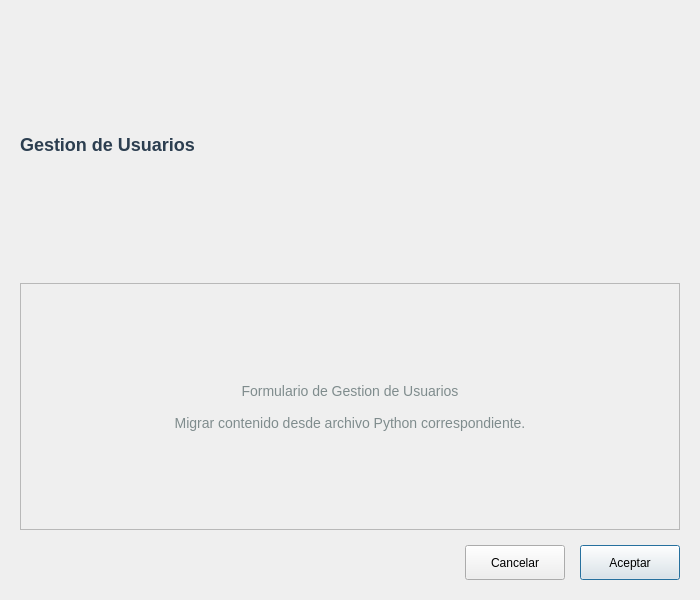
<?xml version="1.0" encoding="UTF-8"?>
<ui version="4.0">
 <class>UserManagementDialog</class>
 <widget class="QDialog" name="UserManagementDialog">
  <property name="geometry">
   <rect>
    <x>0</x>
    <y>0</y>
    <width>700</width>
    <height>600</height>
   </rect>
  </property>
  <property name="windowTitle">
   <string>Gestion de Usuarios</string>
  </property>
  <property name="modal">
   <bool>true</bool>
  </property>
  <layout class="QVBoxLayout" name="mainLayout">
   <property name="spacing">
    <number>15</number>
   </property>
   <property name="leftMargin">
    <number>20</number>
   </property>
   <property name="topMargin">
    <number>20</number>
   </property>
   <property name="rightMargin">
    <number>20</number>
   </property>
   <property name="bottomMargin">
    <number>20</number>
   </property>
   
   <item>
    <widget class="QLabel" name="lblTitle">
     <property name="text">
      <string>Gestion de Usuarios</string>
     </property>
     <property name="styleSheet">
      <string>font-size: 18px; font-weight: bold; color: #2c3e50;</string>
     </property>
    </widget>
   </item>
   
   <item>
    <widget class="QFrame" name="frameContent">
     <property name="frameShape">
      <enum>QFrame::StyledPanel</enum>
     </property>
     <layout class="QVBoxLayout" name="contentLayout">
      <item>
       <widget class="QLabel" name="lblPlaceholder">
        <property name="text">
         <string>Formulario de Gestion de Usuarios

Migrar contenido desde archivo Python correspondiente.</string>
        </property>
        <property name="alignment">
         <set>Qt::AlignCenter</set>
        </property>
        <property name="styleSheet">
         <string>color: #7f8c8d; font-size: 14px; padding: 20px;</string>
        </property>
       </widget>
      </item>
     </layout>
    </widget>
   </item>
   
   <item>
    <layout class="QHBoxLayout" name="buttonLayout">
     <item>
      <spacer name="buttonSpacer">
       <property name="orientation">
        <enum>Qt::Horizontal</enum>
       </property>
       <property name="sizeHint" stdset="0">
        <size>
         <width>40</width>
         <height>20</height>
        </size>
       </property>
      </spacer>
     </item>
     <item>
      <widget class="QPushButton" name="btnCancel">
       <property name="text">
        <string>Cancelar</string>
       </property>
       <property name="minimumSize">
        <size>
         <width>100</width>
         <height>35</height>
        </size>
       </property>
      </widget>
     </item>
     <item>
      <widget class="QPushButton" name="btnAccept">
       <property name="text">
        <string>Aceptar</string>
       </property>
       <property name="default">
        <bool>true</bool>
       </property>
       <property name="minimumSize">
        <size>
         <width>100</width>
         <height>35</height>
        </size>
       </property>
      </widget>
     </item>
    </layout>
   </item>
  </layout>
 </widget>
 
 <resources/>
 <connections>
  <connection>
   <sender>btnCancel</sender>
   <signal>clicked()</signal>
   <receiver>UserManagementDialog</receiver>
   <slot>reject()</slot>
  </connection>
 </connections>
</ui>
